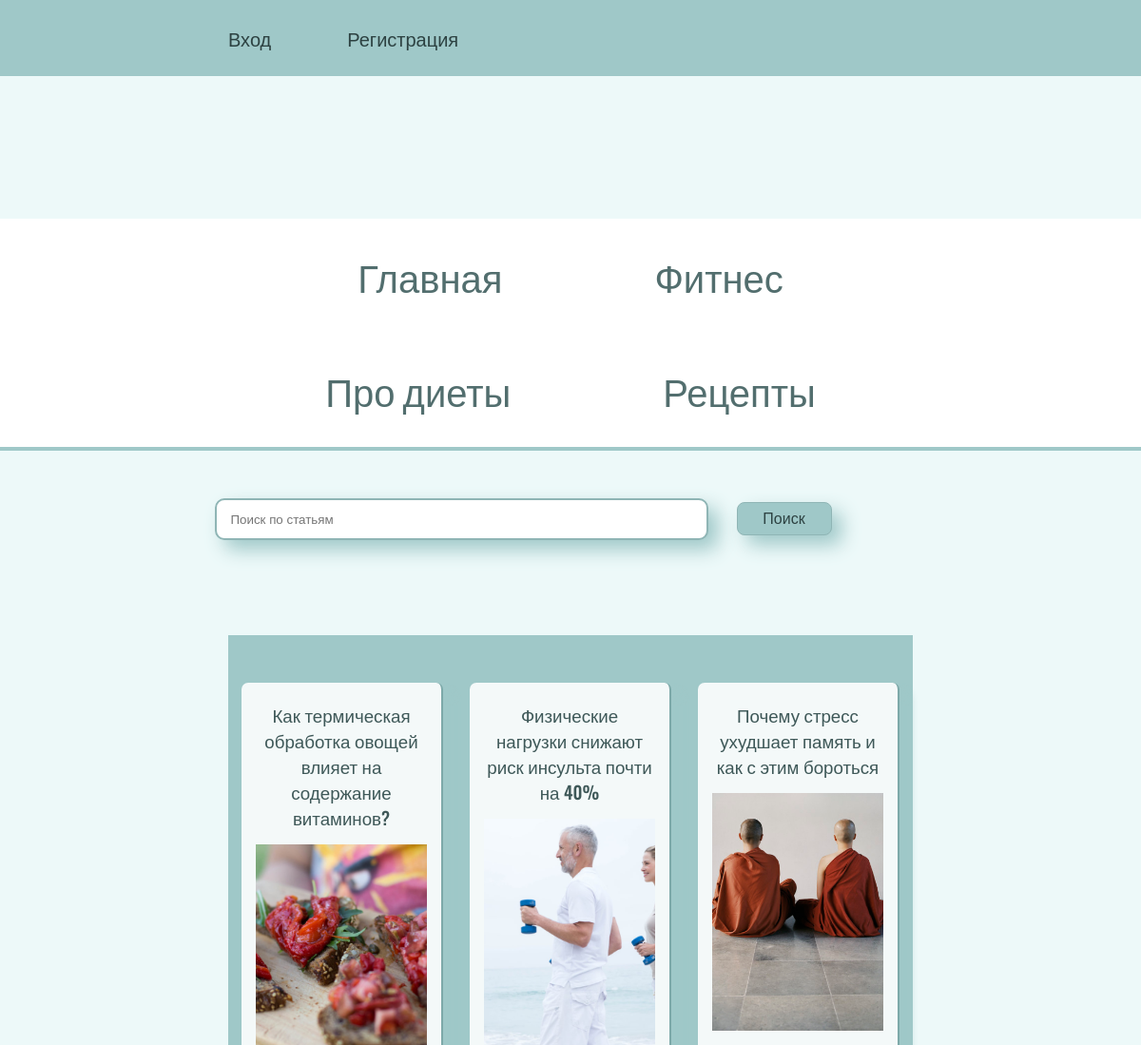
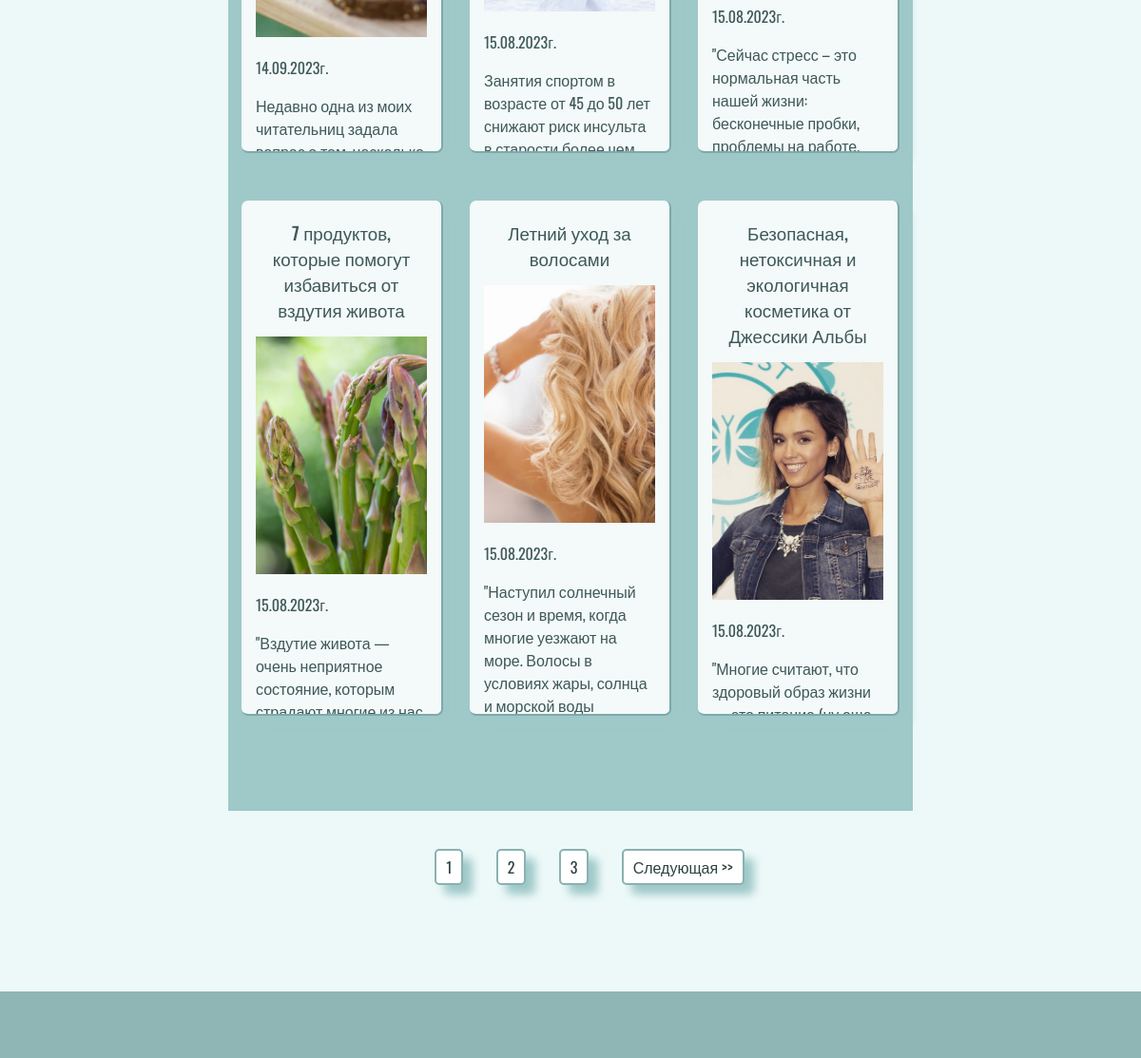
The page / on the database its author committed (2 pictures, top to bottom).
### food/models.py (models this page shows, shortened)
class Articles(models.Model):
    owner = models.ForeignKey(Profile, on_delete=models.SET_NULL, null=True, blank=True)
    title = models.CharField(max_length=200, verbose_name='Название статьи')
    topics = models.ManyToManyField(Topic, blank=True, verbose_name='Тема')
    image = models.ImageField(upload_to='articles/', default='articles/default.jpg',
                              blank=True, null=True, verbose_name='Изображение')
    description = models.TextField(verbose_name='Текст статьи')
    date = models.DateTimeField(auto_now_add=True)
    class Meta:
        ordering = ['-date']

### food/views.py (the view)
# urls.py: path('', views.index, name='index'),
def index(request):
    art, search_query = search_articles(request)
    custom_range, art = paginate_articles(request, art, 6)
    context = {
        'articles': art,
        'search_query': search_query,
        'custom_range': custom_range
    }
    return render(request, 'food/index.html', context)

### food/utils.py (called while the page is built)
def search_articles(request):
    search_query = ''
    if request.GET.get('search_query'):
        search_query = request.GET.get('search_query')
    topics = Topic.objects.filter(name__icontains=search_query)
    art = Articles.objects.filter(
        Q(title__iregex=search_query) |
        Q(topics__in=topics) |
        Q(description__iregex=search_query))
    return art, search_query

def paginate_articles(request, art, results):
    page = request.GET.get('page')
    paginator = Paginator(art, results)
    try:
        art = paginator.page(page)
    except PageNotAnInteger:
        page = 1
        art = paginator.page(page)
    except EmptyPage:
        page = paginator.num_pages
        art = paginator.page(page)
    left_index = int(page) - 3
    if left_index < 1:
        left_index = 1
    right_index = int(page) + 4
    if right_index > paginator.num_pages:
        right_index = paginator.num_pages + 1
    custom_range = range(left_index, right_index)
    return custom_range, art

### food/templates/food/index.html (shortened to what this page needs)
{% extends 'food/base.html' %}
{% load static %}
{% block content %}
<div class="conteiner_body">
    <div class="search_article">
        <form action="{% url 'index' %}" method="get" id="search" class="search_form">
            <div class="sear_div_form">
                <input type="text" name="search_query" value="{{ search_query }}" id="formInput#search"
                       placeholder="Поиск по статьям"/>
            </div>
            <div class="search_button"><input class="button" type="submit" value="Поиск"/></div>
        </form>
    </div>
    <div class="container">
        {% for article in articles %}
        <div class="article"><a href="{% url 'detail' article.id %}" target="_blank">
            <h3>{{ article.title| truncatechars:70 }}</h3>
            <div><img src="{{ article.image.url }}" alt="" id="art_img"></div>
            <p>{{ article.date | date:'d.m.Y' }}г.</p>
            <p>{{ article.description | truncatechars:170}}</p></a>
        </div>
        {% endfor %}
    </div>
    {% if articles.has_other_pages %}
    <div class="pagination">
        <ul class="contain">
            {% for page in custom_range %}
            {% if page == articles.number %}
            <li><a href="?page={{ page }}" class="page-link" data-page="{{page}}">{{ page }}</a></li>
            {% else %}
            <li><a href="?page={{ page }}" class="page-link" data-page="{{page}}">{{ page }}</a></li>
            {% endif %}
            {% endfor %}
            {% if articles.has_next %}
            <li><a href="?page={{ articles.next_page_number }}" data-page="{{articles.next_page_number}}"
                   class="page-link">Следующая >></a></li>
            {% endif %}
        </ul>
    </div>
    {% endif %}
{% endblock %}

### food/templates/food/base.html (shortened to what this page needs)
<!DOCTYPE html>
{% load static %}
<html lang="en">
<head>
    <link rel="stylesheet" href="{% static 'css/style.css' %}">
</head>
<body>
{% block menu %}
<div class="but">
    {% if user.is_authenticated %}
    <p>Пользователь: {{ user.username|capfirst }}</p>
    <div class="wrap">
        <p class="btn"><a href="{% url 'account' %}">Аккаунт</a></p>
        <form action="{% url 'logoutuser' %}" method="post">
            {% csrf_token %}
            <input type="submit" class="btn" value="Выйти">
        </form>
    </div>
    {% else %}
    <div class="reg">
        <p class="edit"><a href="{% url 'login-user' %}">Вход</a></p>
        <p class="edit"><a href="{% url 'registration' %}">Регистрация</a></p>
        {% endif %}
    </div>
</div>
<div class="wrapper">
    <ul class="menu menu_account">
        <li class="pink"><a href="{% url 'index' %}">Главная</a></li>
        <li class="pink"><a href="{% url 'training' %}">Фитнес</a></li>
        <li class="pink"><a href="{% url 'diets' %}">Про диеты</a></li>
        <li class="pink"><a href="{% url 'recipes' %}">Рецепты</a></li>
    </ul>
</div>
{% endblock %}
{% block content %}
{% endblock %}
<div class="end"></div>
</body>
</html>

### food/static/css/style.css (style rules this page uses)
body { padding: 0; margin: 0; font-family: 'Oswald', sans-serif; background-color: #edf9f9; }
.menu { display: flex; font-size: 40px; margin-top: 150px; margin-bottom: 150px; padding: 0 200px; flex-wrap: wrap; justify-content: center; box-sizing: border-box; background-color: white; border-bottom: solid #9fc8c8 4px; font-weight: 300; }
.menu a { color:#526e6e; }
.menu li { padding: 30px 80px; list-style: none; }
a { text-decoration: none; color: #2d4242; }
.container { display: flex; margin: 40px auto ; width: 60%; padding-bottom: 100px; justify-content: space-around; flex-wrap: wrap; background-color: #9fc8c8; }
.article { margin-top: 50px; width: 25%; border: solid #7da9a9; border-width: 0 2px 2px 0; box-shadow: 10px 10px 10px #9fc8c8; background-color: #f4f9f9; border-radius: 7px; color:aliceblue; padding: 20px 15px 20px 15px; height: 500px; overflow: hidden; }
.article img { display: block; text-align: center; width: 100%; height: 250px; object-fit: cover; margin-bottom: 20px; margin-top: 15px; }
.article p { color: #3e5858; max-height: 70px; font-weight: 400; }
.article h3 { margin: 0 0 5px 0; color: #3e5858; text-align: center; font-weight: 500; }
.but { padding: 0 200px; background-color: #9fc8c8; display: flex; justify-content: space-between; align-items: baseline; }
.reg { display: flex; }
.edit { text-align: center; padding: 10px; margin: 15px 30px; }
.edit a { color: #2d4242; font-weight: 400; font-size: 20px; }
.search_form { margin: 0 200px 100px; display: flex; justify-content: center; align-items: baseline; }
.search_button { width: 200px; margin-left: 30px; }
.button { background-color: #9fc8c8; color: #2d4242; font-weight: 400; font-size: 16px; padding: 5px; height: 35px; width: 100px; border: 1px solid #8fb5b5; border-radius: 8px; box-shadow: 10px 10px 20px#9fc8c8; }
.sear_div_form input { width: 500px; height: 30px; padding: 5px 0 5px 15px; border: 2px solid #8fb5b5; border-radius: 10px; box-shadow: 10px 10px 20px#9fc8c8; }
.pagination { height: 50px; margin: auto; width: 400px; }
.contain li { border: 2px solid #8bb1b1; box-shadow: 10px 10px 10px #9fc8c8; background-color: white; list-style-type: none; padding: 5px 10px; border-radius: 5px; }
.end { height: 70px; background-color: #8fb5b5; margin-top: 100px; }
.contain { display: flex; justify-content: space-around; background-color: none; }
.menu_account { margin-bottom: 50px; }

### rows shown on the page
Articles: title "Как термическая обработка овощей влияет на содержание витаминов?", image (picture), date "14.09.2023", description "Недавно одна из моих читательниц задала…"
Articles: title "Физические нагрузки снижают риск инсульта почти на 40%", image (picture), date "15.08.2023", description "Занятия спортом в возрасте от 45 до 50 лет снижают риск инсульта…"
Articles: title "Почему стресс ухудшает память и как с этим бороться", image (picture), date "15.08.2023", description "\"Сейчас стресс – это нормальная часть нашей жизни: бесконечные пробки, проблемы на работе,…"
Articles: title "7 продуктов, которые помогут избавиться от вздутия живота", image (picture), date "15.08.2023", description "\"Вздутие живота — очень неприятное состояние, которым…"
Articles: title "Летний уход за волосами", image (picture), date "15.08.2023", description "\"Наступил солнечный сезон и время, когда многие уезжают на море. Волосы в условиях жары, солнца и морской воды…"
Articles: title "Безопасная, нетоксичная и экологичная косметика от Джессики Альбы", image (picture), date "15.08.2023", description "\"Многие считают, что здоровый образ жизни…"

### other values the page prints
{{ page }} "1"
{{ page }} "2" "3"
